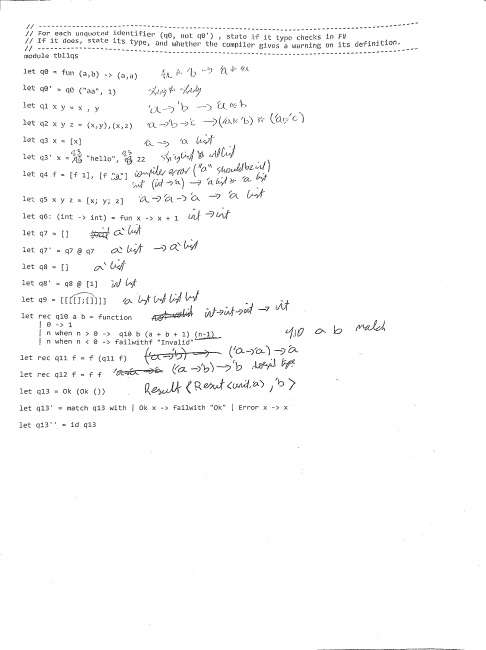
#> input picture backend/scarglass/photos/photo_test/pdfs/doc2SCAN.jpg, 486 x 650 px, given in place of doc2.png, which was not available
$ python img_to_pdf.py
#> lines starting #> are read from the running program, lines starting #| are printed output that depends on the picture; after the words box and inside, x2 and y2 are one past the last pixel; in counts of white or black regions, pixels touching at a corner belong together; pictures that were not available may be replaced by others from this repository, and a replacement may not be noted
import cv2
import os
import imutils
from skimage.filters import threshold_local
from imutils.perspective import four_point_transform
import numpy as np
from PIL import Image

img_path = 'backend/scarglass/photos/photo_test/doc2.png'
img_name = img_path.split('/')[-1]
img_name = img_name.split('.')[0]
print(img_name)
big_img = cv2.imread(img_path)
#> big_img is the input picture: shape (650, 486, 3); min 19, max 255, mean 250.6
# cv2.imshow('org img',big_img)
# cv2.waitKey(0)


ratio = big_img.shape[0] / 500.0
#> ratio = 1.3
org = big_img.copy()
img = imutils.resize(big_img, height = 500)
# cv2.imshow('resizing',img)
# cv2.waitKey(0)


gray_img = cv2.cvtColor(img.copy(),cv2.COLOR_BGR2GRAY)
blur_img = cv2.GaussianBlur(gray_img,(5,5),0)
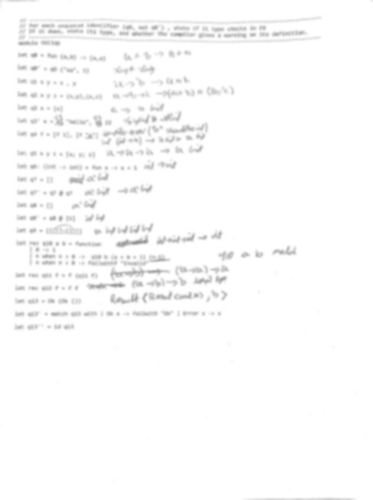
#> blur_img: shape (500, 373); min 144, max 255, mean 250.7
edged_img = cv2.Canny(blur_img,75,200)
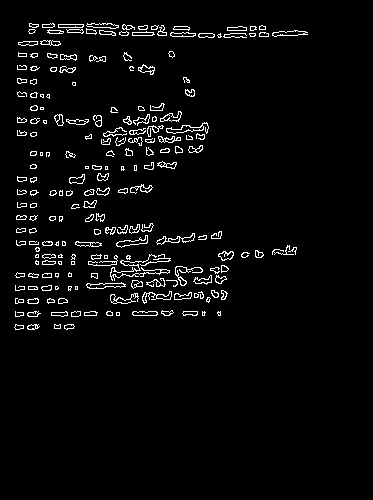
#> edged_img: shape (500, 373); 3.7% white in thin lines or dots, all inside (x1, y1, x2, y2) = (14, 23, 308, 330)
# cv2.imshow('edged',edged_img)
# cv2.waitKey(0)


cnts,_ = cv2.findContours(edged_img.copy(),cv2.RETR_LIST,cv2.CHAIN_APPROX_SIMPLE)
#> cnts = 409 contours, 176 with area under 20; largest, box (x1, y1, x2, y2) and area: (166, 122, 209, 134) 156, (86, 282, 126, 289) 140, (116, 235, 148, 248) 138, (156, 233, 195, 245) 138, (166, 125, 204, 134) 136
cnts = sorted(cnts,key=cv2.contourArea,reverse=True)[:5]
#> cnts = 5 contours; box (x1, y1, x2, y2) and area: (166, 122, 209, 134) 156, (86, 282, 126, 289) 140, (116, 235, 148, 248) 138, (156, 233, 195, 245) 138, (166, 125, 204, 134) 136
for c in cnts:
    peri = cv2.arcLength(c,True)
    approx = cv2.approxPolyDP(c,0.02*peri,True)
    if len(approx)==4:
        doc = approx
        break
#> this loop made 2 passes
#> (peri, doc) on pass 2: (89.46, [[125, 286], [121, 282], [86, 284], [89, 288]])
#> peri on pass 1: 137.3


p=[]
for d in doc:
    tuple_point = tuple(d[0])
    cv2.circle(img,tuple_point,3,(0,0,255),4)
    p.append(tuple_point)
#> this loop made 4 passes
#> tuple_point on passes 1 to 4: (125, 286), (121, 282), (86, 284), (89, 288)
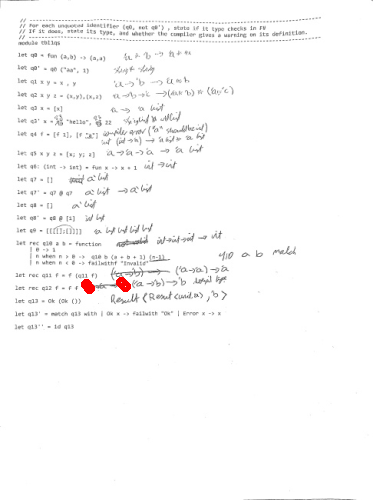
#> img: shape (500, 373, 3); mean B, G, R 250.3, 250.3, 250.7
#> after the loop, p = [(125, 286), (121, 282), (86, 284), (89, 288)]
# cv2.imshow('Corner points detected',img)
# cv2.waitKey(0)


warped = four_point_transform(org, doc.reshape(4, 2) * ratio)
warped = cv2.cvtColor(warped, cv2.COLOR_BGR2GRAY)
# cv2.imshow("Warped", imutils.resize(warped, height = 650))
# cv2.waitKey(0)


T = threshold_local(warped, 11, offset = 10, method = "gaussian")
warped = (warped > T).astype("uint8") * 255

out = imutils.resize(warped, height = 650)
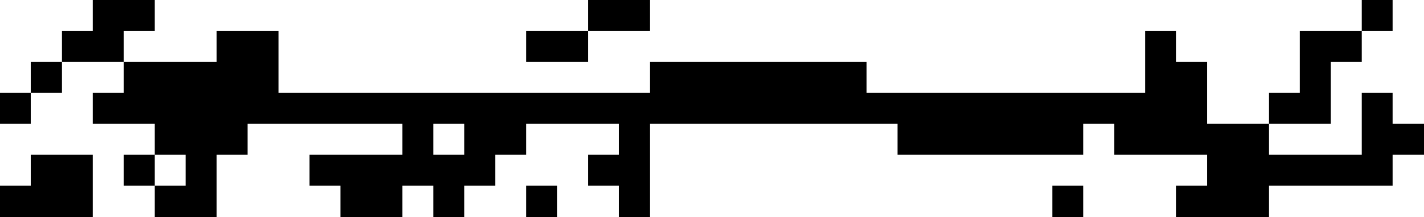
#> out: shape (650, 4271) (shown at 1/3 size); min 0, max 255, mean 158.4
path = "backend/scarglass/photos/photo_test/pdfs/"
filename1 = path+img_name+"SCAN.jpg"
filename2 = path+img_name+"SCAN.pdf"

cv2.imwrite(filename1, out)

#convert to pdf

im_jpg = Image.open(filename1)
im_jpg = im_jpg.convert('RGB')
#> im_jpg: PIL image 4271x650 RGB
im_jpg.save(filename2)

# [8 lines of commented-out code are left out]
